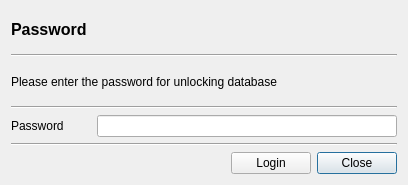
<?xml version="1.0" encoding="UTF-8"?>
<ui version="4.0">
 <class>LoginDlg</class>
 <widget class="QDialog" name="LoginDlg">
  <property name="geometry">
   <rect>
    <x>0</x>
    <y>0</y>
    <width>408</width>
    <height>185</height>
   </rect>
  </property>
  <property name="windowTitle">
   <string>Login Password</string>
  </property>
  <layout class="QVBoxLayout" name="verticalLayout">
   <item>
    <widget class="QLabel" name="label">
     <property name="font">
      <font>
       <pointsize>12</pointsize>
       <bold>true</bold>
      </font>
     </property>
     <property name="text">
      <string>Password</string>
     </property>
    </widget>
   </item>
   <item>
    <widget class="Line" name="line">
     <property name="orientation">
      <enum>Qt::Horizontal</enum>
     </property>
    </widget>
   </item>
   <item>
    <widget class="QLabel" name="label_2">
     <property name="text">
      <string>Please enter the password for unlocking database</string>
     </property>
    </widget>
   </item>
   <item>
    <widget class="Line" name="line_2">
     <property name="orientation">
      <enum>Qt::Horizontal</enum>
     </property>
    </widget>
   </item>
   <item>
    <layout class="QGridLayout" name="gridLayout">
     <item row="0" column="0">
      <widget class="QLabel" name="label_3">
       <property name="minimumSize">
        <size>
         <width>80</width>
         <height>0</height>
        </size>
       </property>
       <property name="text">
        <string>Password</string>
       </property>
      </widget>
     </item>
     <item row="0" column="1">
      <widget class="QLineEdit" name="mPasswdText">
       <property name="font">
        <font/>
       </property>
       <property name="echoMode">
        <enum>QLineEdit::Password</enum>
       </property>
      </widget>
     </item>
    </layout>
   </item>
   <item>
    <widget class="Line" name="line_3">
     <property name="orientation">
      <enum>Qt::Horizontal</enum>
     </property>
    </widget>
   </item>
   <item>
    <layout class="QGridLayout" name="gridLayout_4">
     <item row="0" column="2">
      <widget class="QPushButton" name="mCloseBtn">
       <property name="text">
        <string>Close</string>
       </property>
      </widget>
     </item>
     <item row="0" column="1">
      <widget class="QPushButton" name="mLoginBtn">
       <property name="text">
        <string>Login</string>
       </property>
      </widget>
     </item>
     <item row="0" column="0">
      <spacer name="horizontalSpacer">
       <property name="orientation">
        <enum>Qt::Horizontal</enum>
       </property>
       <property name="sizeHint" stdset="0">
        <size>
         <width>40</width>
         <height>20</height>
        </size>
       </property>
      </spacer>
     </item>
    </layout>
   </item>
  </layout>
 </widget>
 <tabstops>
  <tabstop>mPasswdText</tabstop>
  <tabstop>mLoginBtn</tabstop>
  <tabstop>mCloseBtn</tabstop>
 </tabstops>
 <resources/>
 <connections/>
</ui>
